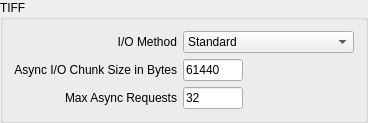
            <widget class="QGroupBox" name="groupBox_9">
             <property name="title">
              <string>TIFF</string>
             </property>
             <property name="flat">
              <bool>false</bool>
             </property>
             <layout class="QFormLayout" name="formLayout_6">
              <property name="labelAlignment">
               <set>Qt::AlignRight|Qt::AlignTrailing|Qt::AlignVCenter</set>
              </property>
              <property name="formAlignment">
               <set>Qt::AlignLeading|Qt::AlignLeft|Qt::AlignTop</set>
              </property>
              <item row="3" column="1">
               <widget class="QLineEdit" name="tifChunkSizeEdit">
                <property name="enabled">
                 <bool>true</bool>
                </property>
                <property name="maximumSize">
                 <size>
                  <width>60</width>
                  <height>16777215</height>
                 </size>
                </property>
                <property name="text">
                 <string>61440</string>
                </property>
               </widget>
              </item>
              <item row="3" column="0">
               <widget class="QLabel" name="label_16">
                <property name="text">
                 <string>Async I/O Chunk Size in Bytes</string>
                </property>
                <property name="alignment">
                 <set>Qt::AlignRight|Qt::AlignTrailing|Qt::AlignVCenter</set>
                </property>
               </widget>
              </item>
              <item row="4" column="0">
               <widget class="QLabel" name="tifMaxInFlightLabel">
                <property name="text">
                 <string>Max Async Requests</string>
                </property>
               </widget>
              </item>
              <item row="2" column="0">
               <widget class="QLabel" name="label_17">
                <property name="text">
                 <string>I/O Method</string>
                </property>
                <property name="alignment">
                 <set>Qt::AlignRight|Qt::AlignTrailing|Qt::AlignVCenter</set>
                </property>
               </widget>
              </item>
              <item row="2" column="1">
               <widget class="QComboBox" name="tifIOMethodCombo">
                <property name="maximumSize">
                 <size>
                  <width>200</width>
                  <height>16777215</height>
                 </size>
                </property>
                <item>
                 <property name="text">
                  <string>Standard</string>
                 </property>
                </item>
                <item>
                 <property name="text">
                  <string>Buffered</string>
                 </property>
                </item>
                <item>
                 <property name="text">
                  <string>Unbuffered</string>
                 </property>
                </item>
                <item>
                 <property name="text">
                  <string>Memory Map</string>
                 </property>
                </item>
                <item>
                 <property name="text">
                  <string>Asynchronous Buffered</string>
                 </property>
                </item>
                <item>
                 <property name="text">
                  <string>Asynchronous Unbuffered</string>
                 </property>
                </item>
               </widget>
              </item>
              <item row="4" column="1">
               <widget class="QLineEdit" name="tifMaxInFlightEdit">
                <property name="maximumSize">
                 <size>
                  <width>60</width>
                  <height>16777215</height>
                 </size>
                </property>
                <property name="text">
                 <string>32</string>
                </property>
               </widget>
              </item>
             </layout>
            </widget>
